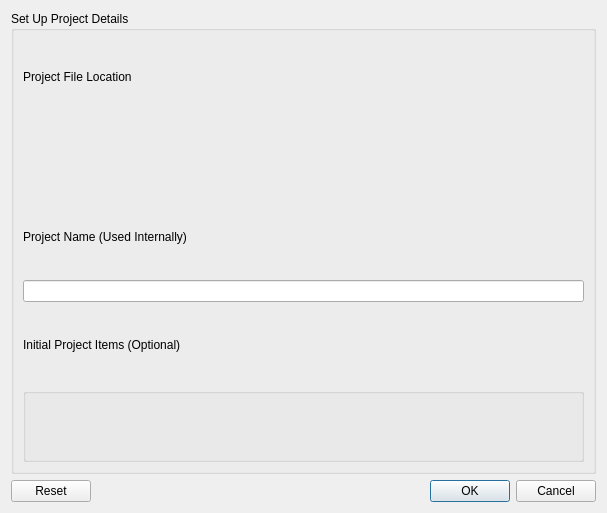
<?xml version="1.0" encoding="UTF-8"?>
<ui version="4.0">
 <class>GxCreateProjectWindow</class>
 <widget class="QDialog" name="GxCreateProjectWindow">
  <property name="geometry">
   <rect>
    <x>0</x>
    <y>0</y>
    <width>607</width>
    <height>513</height>
   </rect>
  </property>
  <property name="windowTitle">
   <string>Create New Project</string>
  </property>
  <layout class="QVBoxLayout" name="verticalLayout">
   <item>
    <widget class="QGroupBox" name="groupBox">
     <property name="title">
      <string>Set Up Project Details</string>
     </property>
     <layout class="QHBoxLayout" name="horizontalLayout">
      <item>
       <layout class="QVBoxLayout" name="verticalLayout_2" stretch="0,0,0,0,0,0">
        <item>
         <widget class="QLabel" name="projectFileLabel">
          <property name="text">
           <string>Project File Location</string>
          </property>
         </widget>
        </item>
        <item>
         <widget class="KUrlRequester" name="projectFile">
          <property name="clickMessage">
           <string>Please Select a Filename and Location</string>
          </property>
         </widget>
        </item>
        <item>
         <widget class="QLabel" name="projectNameLabel">
          <property name="text">
           <string>Project Name (Used Internally)</string>
          </property>
         </widget>
        </item>
        <item>
         <widget class="KLineEdit" name="projectName">
          <property name="clickMessage">
           <string>Project Name</string>
          </property>
         </widget>
        </item>
        <item>
         <widget class="QLabel" name="projectNameLabel_2">
          <property name="text">
           <string>Initial Project Items (Optional)</string>
          </property>
         </widget>
        </item>
        <item>
         <widget class="KEditListBox" name="epi"/>
        </item>
       </layout>
      </item>
     </layout>
    </widget>
   </item>
   <item>
    <widget class="QDialogButtonBox" name="buttonBox">
     <property name="orientation">
      <enum>Qt::Horizontal</enum>
     </property>
     <property name="standardButtons">
      <set>QDialogButtonBox::Cancel|QDialogButtonBox::Ok|QDialogButtonBox::Reset</set>
     </property>
    </widget>
   </item>
  </layout>
 </widget>
 <customwidgets>
  <customwidget>
   <class>KEditListBox</class>
   <extends>QGroupBox</extends>
   <header>keditlistbox.h</header>
  </customwidget>
  <customwidget>
   <class>KLineEdit</class>
   <extends>QLineEdit</extends>
   <header>klineedit.h</header>
  </customwidget>
  <customwidget>
   <class>KUrlRequester</class>
   <extends>QFrame</extends>
   <header>kurlrequester.h</header>
  </customwidget>
 </customwidgets>
 <resources/>
 <connections>
  <connection>
   <sender>buttonBox</sender>
   <signal>accepted()</signal>
   <receiver>GxCreateProjectWindow</receiver>
   <slot>accept()</slot>
   <hints>
    <hint type="sourcelabel">
     <x>248</x>
     <y>254</y>
    </hint>
    <hint type="destinationlabel">
     <x>157</x>
     <y>274</y>
    </hint>
   </hints>
  </connection>
  <connection>
   <sender>buttonBox</sender>
   <signal>rejected()</signal>
   <receiver>GxCreateProjectWindow</receiver>
   <slot>reject()</slot>
   <hints>
    <hint type="sourcelabel">
     <x>316</x>
     <y>260</y>
    </hint>
    <hint type="destinationlabel">
     <x>286</x>
     <y>274</y>
    </hint>
   </hints>
  </connection>
 </connections>
</ui>
